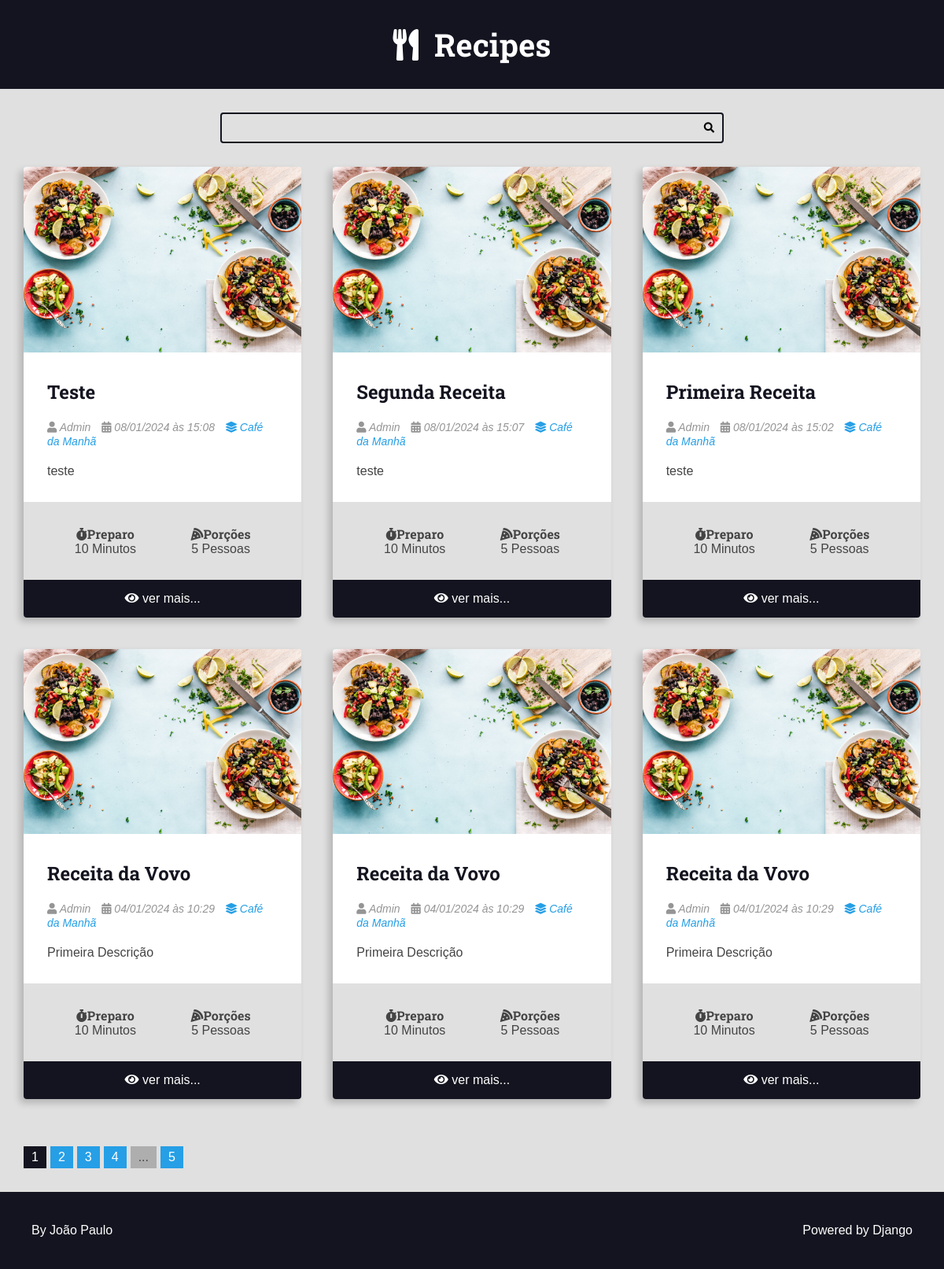
Page /recipes/category/1/ on the committed database.
### recipes/models.py (models this page shows, shortened)
class Recipe(models.Model):
    title = models.CharField(max_length=65)
    description = models.CharField(max_length=165)
    slug = models.SlugField(unique=True)
    preparation_time = models.IntegerField()
    preparation_time_unit = models.CharField(max_length=65)
    servings = models.IntegerField()
    servings_unit = models.CharField(max_length=65)
    preparation_steps = models.TextField()
    preparation_steps_is_html = models.BooleanField(default=False)
    created_at = models.DateTimeField(auto_now_add=True)
    update_at = models.DateTimeField(auto_now=True)
    is_published = models.BooleanField(default=False)
    cover = models.ImageField(upload_to='recipes/covers/%Y/%m/%d', blank=True,default='')
    category = models.ForeignKey(Category, on_delete = models.SET_NULL, null=True, blank=True,default=None)
    author = models.ForeignKey(User, on_delete = models.SET_NULL, null=True)

class Category(models.Model):
    name = models.CharField(max_length = 65)

### recipes/views.py (the view)
# urls.py: path('recipes/category/<int:category_id>/',views.category, name="category"),
def category(request, category_id):
    recipes = get_list_or_404(
        Recipe.objects.filter(
            category__id=category_id,
            is_published=True,
        ).order_by('-id')
    )
    page_obj, pagination_range = make_pagination(request, recipes, PER_PAGE)
    return render(request, 'recipes/pages/category.html', context={
        'recipes': page_obj,
        'pagination_range': pagination_range,
        'title': f'{recipes[0].category.name} - Category | '
    })

### utils/pagination.py (called while the page is built)
def make_pagination(request,queryset,per_page,qty_pages=4):
    try:
        current_page = int(request.GET.get('page',1))
    except ValueError:
        current_page = 1
    paginator = Paginator(queryset, per_page)
    page_obj = paginator.get_page(current_page)
    pagination_range = make_pagination_range(
        paginator.page_range,
        qty_pages,
        current_page,
    )
    return page_obj, pagination_range

### recipes/templates/recipes/pages/category.html (shortened to what this page needs)
{% extends 'global/base.html' %}
{% block content %}
<div class="main-content main-content-list container">
    {% for recipe in recipes %}
        {% include 'recipes/partials/recipe.html' %}
    {% endfor %}
</div>
{% endblock content %}

### recipes/templates/recipes/partials/recipe.html (shortened to what this page needs)
<div class="recipe recipe-list-item">
    {% if recipe.cover %}
        <div class="recipe-cover">
            <a href="{% url 'recipes:recipe' recipe.id %}">
                <img src="{{ recipe.cover.url }}" alt="Temporário">
            </a>
        </div>
    {% endif %}
    <div class="recipe-title-container">
        <h2 class="recipe-title">
            <a href="{% url 'recipes:recipe' recipe.id %}">
        {{ recipe.title }}
            </a>
        </h2>
    </div>
    <div class="recipe-author">
        {% if recipe.author is not None %}
            <span class="recipe-author-item">
                <i class="fas fa-user"></i>
                {% if recipe.author.first_name %}
                    {{ recipe.author.first_name }} {{ recipe.author.last_name }}
                {% else %}
                    {{ recipe.author.username }}
                {% endif %}
            </span>
        {% endif %}
        <span class="recipe-author-item">
            <i class="fas fa-calendar-alt"></i>
            {{ recipe.created_at|date:"d/m/Y" }} às {{ recipe.created_at|date:"H:i" }}
        </span>
        {% if recipe.category is not None %}
            <span class="recipe-author-item">
                <a href="{% url 'recipes:category' recipe.category.id %}">
                    <i class="fas fa-layer-group"></i>
                    <span>{{recipe.category.name}}</span>
                </a>
            </span>
        {% endif %}
    </div>
    <div class="recipe-content">
        <p>{{ recipe.description }}</p>
    </div>
    <div class="recipe-meta-container">
        <div class="recipe-meta recipe-preparation">
            <h3 class="recipe-meta-title"><i class="fas fa-stopwatch"></i>Preparo</h3>
            <div class="recipe-meta-text">
                {{ recipe.preparation_time }} {{ recipe.preparation_time_unit }}
            </div>
        </div>
        <div class="recipe-meta recipe-servings">
            <h3 class="recipe-meta-title"><i class="fas fa-pizza-slice"></i>Porções</h3>
            <div class="recipe-meta-text">
                {{ recipe.servings }} {{ recipe.servings_unit }}
            </div>
        </div>
    </div>
    {% if is_detail_page is not True %}
        <footer class="recipe-footer">
            <a class="recipe-read-more button button-dark button-full-width" href="{% url 'recipes:recipe' recipe.id %}">
                <i class="fas fa-eye"></i>
                <span>ver mais...</span>
            </a>
        </footer>
    {% endif %}
</div>

### recipes/static/recipes/css/styles.css (style rules this page uses)
:root { --color-primary: #269fe6; --color-primary-hover: #2086c2; --color-primary-dark: #13141f; --color-primary-dark-hover: #212336; --color-primary-light: #d4ecfa; --color-primary-light-hover: #bdd8e7; --color-white: #fff; --color-black: #000; --color-dark-text: #444; --color-info-light: #cce5ff; --color-debug-light: #cce5ff; --color-success-light: #d4edda; --color-alert-light: #fff3cd; --color-warning-light: #fff3cd; --color-error-light: #f8d7da; --color-info-dark: #4d86c4; --color-debug-dark: #4d86c4; --color-success-dark: #4a9c5d; --color-alert-dark: #927f40; --color-warning-dark: #927f40; --color-error-dark: #da525d; --color-gray-0: #f9f9f9; --color-gray-1: #e0e0e0; --color-gray-2: #c7c7c7; --color-gray-3: #aeaeae; --color-gray-4: #959595; --color-gray-5: #7d7d7d; --color-gray-6: #646464; --color-gray-7: #4b4b4b; --color-gray-8: #323232; --color-gray-9: #191919; --font-primary: sans-serif; --font-headings: 'Roboto Slab', serif; --spacing-gutter-medium: 3rem; --spacing-gutter-large: 4rem; }
* { padding: 0; margin: 0; box-sizing: border-box; }
html { font-size: 62.5%; }
body { font-size: 1.6rem; font-family: var(--font-primary); background: var(--color-gray-1); color: var(--color-dark-text); }
h1, h2, h3, h4, h5, h6 { font-family: var(--font-headings); }
.container { max-width: 144rem; margin: 0 auto; padding: var(--spacing-gutter-medium); }
.main-content { padding-top: 0; }
.main-content-list { display: grid; grid-template-columns: repeat(auto-fit, minmax(340px, 1fr)); gap: var(--spacing-gutter-large); }
.recipe { background: var(--color-white); box-shadow: -5px 5px 10px rgba(0, 0, 0, 0.2); transform: scale(1); transition: all 300ms ease-in-out; border-radius: 0.4rem; overflow: hidden; }
.recipe img { max-width: 100%; }
.recipe-list-item { max-width: 64rem; height: fit-content; }
.recipe-title-container { padding: var(--spacing-gutter-medium); padding-bottom: 2rem; }
.recipe-title-container a { text-decoration: none; color: var(--color-primary-dark); }
.recipe-author { padding: 0 var(--spacing-gutter-medium); }
.recipe-content { padding: var(--spacing-gutter-medium); padding-top: 2rem; }
.recipe-author-item { color: var(--color-gray-4); margin-right: 1rem; font-style: italic; font-size: 1.4rem; }
.recipe-author a { color: var(--color-primary); transition: all 300ms ease-in-out; text-decoration: none; }
.recipe-meta-container { display: flex; flex-flow: row wrap; padding: var(--spacing-gutter-medium); background: var(--color-gray-1); }
.recipe-meta { display: flex; flex-flow: column nowrap; flex-shrink: 1; flex-grow: 1; text-align: center; }
.recipe-meta-title { font-size: 1.6rem; }
.recipe-footer a { background: var(--color-primary-dark); display: block; color: var(--color-white); text-decoration: none; text-align: center; padding: 1.5rem var(--spacing-gutter-medium); transition: all 300ms ease-in-out; }

### rows in the picture
Recipe: cover (picture), title "Teste", author.first_name "Admin", created_at "08/01/2024", created_at "15:08", category.name "Café da Manhã", description "teste", preparation_time "10", preparation_time_unit "Minutos", servings "5", servings_unit "Pessoas"
Recipe: cover (picture), title "Segunda Receita", author.first_name "Admin", created_at "08/01/2024", created_at "15:07", category.name "Café da Manhã", description "teste", preparation_time "10", preparation_time_unit "Minutos", servings "5", servings_unit "Pessoas"
Recipe: cover (picture), title "Primeira Receita", author.first_name "Admin", created_at "08/01/2024", created_at "15:02", category.name "Café da Manhã", description "teste", preparation_time "10", preparation_time_unit "Minutos", servings "5", servings_unit "Pessoas"
Recipe: cover (picture), title "Receita da Vovo", author.first_name "Admin", created_at "04/01/2024", created_at "10:29", category.name "Café da Manhã", description "Primeira Descrição", preparation_time "10", preparation_time_unit "Minutos", servings "5", servings_unit "Pessoas"
Recipe: cover (picture), title "Receita da Vovo", author.first_name "Admin", created_at "04/01/2024", created_at "10:29", category.name "Café da Manhã", description "Primeira Descrição", preparation_time "10", preparation_time_unit "Minutos", servings "5", servings_unit "Pessoas"
Recipe: cover (picture), title "Receita da Vovo", author.first_name "Admin", created_at "04/01/2024", created_at "10:29", category.name "Café da Manhã", description "Primeira Descrição", preparation_time "10", preparation_time_unit "Minutos", servings "5", servings_unit "Pessoas"

### other values in the picture
{{ page }} "1"
{{ page }} "2" "3" "4"
{{ pagination_range.total_pages }} "5"
